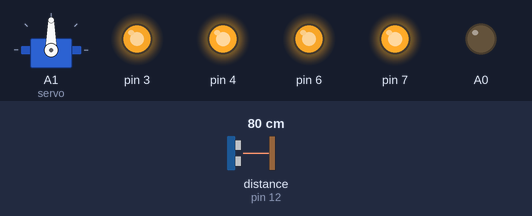
Simulated run of this sketch. Board: Arduino Uno, built with avr-gcc and run on an emulated ATmega328P. Parts: servo, output pins drawn as LEDs (lit = HIGH). Wiring (inferred from the names in the program): ultrasonic range finder: trigger pin 13; echo pin 12. The inputs (shaded band) are chosen by the test bench; at power-on: distance to the obstacle (sensor on pin 12) 80 cm. The echo pulse lasts 58.3 µs per cm; pins used as bus, display or sensor lines are not drawn; what the sketch prints to the serial monitor is not drawn.

Above: at 1.5 s.
1.6 s: distance to the obstacle (sensor on pin 12) set to 13 cm
3.8 s: distance to the obstacle (sensor on pin 12) set to 10 cm
At 5.7 s:
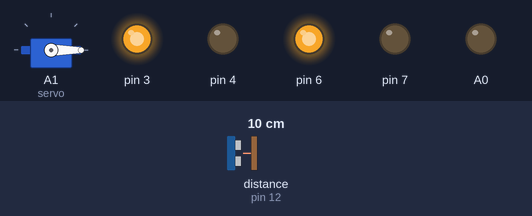
7.3 s: distance to the obstacle (sensor on pin 12) set to 35 cm
At 10.1 s:
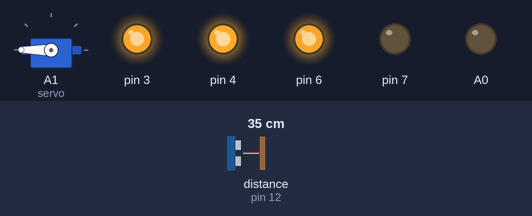
13.7 s: distance to the obstacle (sensor on pin 12) set to 2 cm
At 17.1 s:
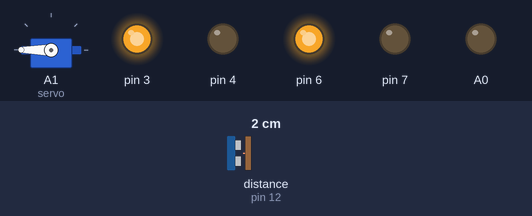
17.2 s: distance to the obstacle (sensor on pin 12) set to 60 cm
At 18.9 s:
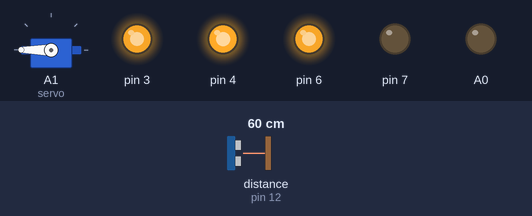
Timing chart, 0 to 20.4 s (numbered marks = the images above; inputs shaded):
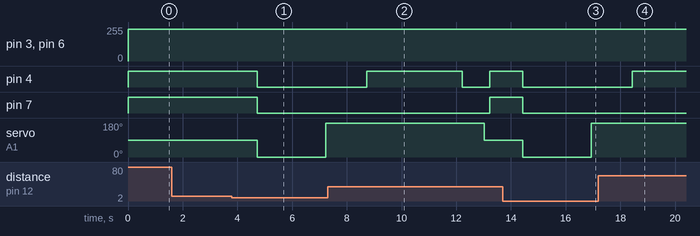

The sketch:

robot.ino
```cpp
#include <Servo.h>
#define trigPin 13
#define echoPin 12
Servo servo;
//#include "pitches.h"
// notes in the melody:
//int melody[] = {
//  NOTE_C4, NOTE_G3, NOTE_G3, NOTE_A3, NOTE_G3, 0, NOTE_B3, NOTE_C4
//};
//// note durations: 4 = quarter note, 8 = eighth note, etc.:
//int noteDurations[] = {
//  4, 8, 8, 4, 4, 4, 4, 4
//};

void setup() {
Serial.begin (9600);
  pinMode(trigPin, OUTPUT);
  pinMode(echoPin, INPUT);
servo.attach(A1);
servo.write(90);
 pinMode(7, OUTPUT);
  pinMode(6, OUTPUT);
 pinMode(4, OUTPUT);
  pinMode(3, OUTPUT);
  pinMode(A0, OUTPUT);
   //tone(A0, 1000);
}

int czas=0;
int dystans=0;
int a=0;
int b=0;
void loop() {

  jedzprosto();
  a=zmierzOdleglosc();
 delay(500);
Serial.print(a);
  if(a<11){                //sprawdzam czy mogę jechać w prawo, mierzę odległość, jeśli będzie mniejsza skręć w prawo i jedź
zatrzymaj();
servo.write(0); //w prawo
  delay(1500);
a=zmierzOdleglosc();
  delay(1000);

    if(a<15){
    servo.write(180); // w lewo
    delay(1500);
    b=zmierzOdleglosc();

          if(b>18){
            skrecprawo();
          }
          else if(b<18){
//           graj();
           servo.write(90);
           delay(1000000);

          }
    }

    else if(a>15){
    skreclewo();
    }

  delay(800);
  }
  servo.write(90);
  delay(200);
}


//void graj(){
//for (int thisNote = 0; thisNote < 8; thisNote++) {
//    // to calculate the note duration, take one second divided by the note type.
//    //e.g. quarter note = 1000 / 4, eighth note = 1000/8, etc.
//    int noteDuration = 1000 / noteDurations[thisNote];
//    tone(A0, melody[thisNote], noteDuration);
//    // to distinguish the notes, set a minimum time between them.
//    // the note's duration + 30% seems to work well:
//    int pauseBetweenNotes = noteDuration * 1.30;
//    delay(pauseBetweenNotes);
//    // stop the tone playing:
//    noTone(A0);
//  }
//}
void skrecprawo(){
  digitalWrite(4, HIGH);
  analogWrite(3,240);
  delay(3500);
  digitalWrite(4, LOW);
  }
void skreclewo(){
  digitalWrite(7, HIGH);
  analogWrite(6,240);
  delay(3500);
  digitalWrite(7, LOW);
  }
void jedzprosto(){

   digitalWrite(4, HIGH);
  analogWrite(3,240);
  digitalWrite(7, HIGH);
  analogWrite(6,240);

}
void zatrzymaj(){
digitalWrite(4, LOW);
   digitalWrite(7, LOW);
}
void zawroc(){
  digitalWrite(7, HIGH);
  analogWrite(6,240);
  delay(7000);
  digitalWrite(7, LOW);
}

  int zmierzOdleglosc() {
  long czas, dystans;

  digitalWrite(trigPin, LOW);
  delayMicroseconds(2);
  digitalWrite(trigPin, HIGH);
  delayMicroseconds(10);
  digitalWrite(trigPin, LOW);

  czas = pulseIn(echoPin, HIGH);
  dystans = czas / 58;

  return dystans;
}
```

Measured:
- the behaviour switches between 12 and 11 cm on distance to the obstacle (sensor on pin 12) (found by bisection; images 0 and 1)
- after the input at 1.6 s, every drawn part: stays the same
- after the input at 3.8 s, pin 4, pin 7: HIGH → LOW after 0.92 s; servo on A1 (servo): 90° → 0° after 0.92 s, → 180° 2.5 s later
- after the input at 7.3 s, pin 4: LOW → HIGH after 1.4 s, → LOW 3.5 s later, → HIGH 1.0 s later; pin 7: LOW → HIGH after 5.9 s; servo on A1 (servo): 180° → 90° after 5.7 s instead of 1.4 s
- after the input at 13.7 s, pin 4, pin 7: HIGH → LOW after 0.73 s; servo on A1 (servo): 90° → 0° after 0.73 s, → 180° 2.5 s later
- after the input at 17.2 s, pin 4: LOW → HIGH after 1.2 s; servo on A1 (servo): stays 180° (without the input it goes to 90° after 1.2 s)
